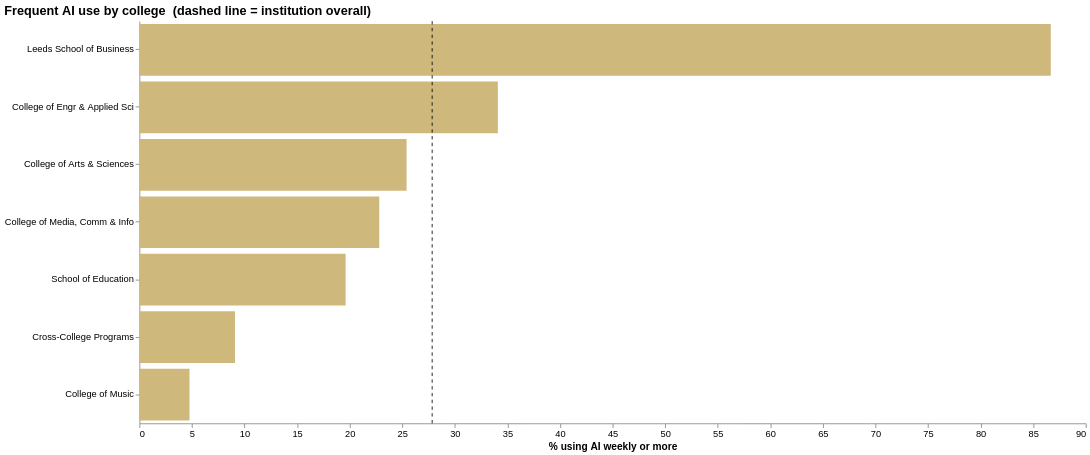

Notebook code cell kept with this figure:
### Code cell
# Frequent use (weekly or more) by college, against the institution baseline

by_college = (ai.assign(weekly=lambda d: d["GS1301_GSGAIDAY"].isin(weekly_levels))
              .groupby("COLLEGE_NAME1")["weekly"].mean().mul(100)
              .rename("Percent").reset_index())

institution = ai["GS1301_GSGAIDAY"].isin(weekly_levels).mean() * 100

bars = alt.Chart(by_college).mark_bar(color=CU_GOLD).encode(
    y=alt.Y("COLLEGE_NAME1:N", sort="-x", title=None),
    x=alt.X("Percent:Q", title="% using AI weekly or more"),
    tooltip=["COLLEGE_NAME1", alt.Tooltip("Percent:Q", format=".1f")])

baseline = alt.Chart(pd.DataFrame({"x": [institution]})).mark_rule(
    color=CU_BLACK, strokeDash=[4, 4]).encode(x="x:Q")

(bars + baseline).properties(width=1120, height=68 * len(by_college),
    title="Frequent AI use by college  (dashed line = institution overall)")

### Figure 1 — Vega-Lite specification as saved in the notebook (floating-point values rounded to 4 significant figures)
{"config": {"view": {"stroke": null}, "axis": {"grid": false, "labelColor": "#000000", "titleColor": "#000000", "labelFontSize": 11, "titleFontSize": 12, "labelLimit": 500}, "title": {"anchor": "start", "color": "#000000", "fontSize": 15}, "legend": {"labelFontSize": 11, "titleFontSize": 12}, "range": {"category": ["#CFB87C", "#565A5C", "#000000", "#9EA2A2", "#7A6F52"]}}, "layer": [{"data": {"name": "data-a0748df1e5248912e071f93059d5c100"}, "mark": {"type": "bar", "color": "#CFB87C"}, "encoding": {"tooltip": [{"field": "COLLEGE_NAME1", "type": "nominal"}, {"field": "Percent", "format": ".1f", "type": "quantitative"}], "x": {"field": "Percent", "title": "% using AI weekly or more", "type": "quantitative"}, "y": {"field": "COLLEGE_NAME1", "sort": "-x", "title": null, "type": "nominal"}}}, {"data": {"name": "data-8c7f39ff16cc5c02ee27b35ea8070dd3"}, "mark": {"type": "rule", "color": "#000000", "strokeDash": [4, 4]}, "encoding": {"x": {"field": "x", "type": "quantitative"}}}], "height": 476, "title": "Frequent AI use by college  (dashed line = institution overall)", "width": 1120, "$schema": "https://vega.github.io/schema/vega-lite/v6.4.1.json", "datasets": {"data-a0748df1e5248912e071f93059d5c100": [{"COLLEGE_NAME1": "College of Arts & Sciences", "Percent": 25.41}, {"COLLEGE_NAME1": "College of Engr & Applied Sci", "Percent": 34.09}, {"COLLEGE_NAME1": "College of Media, Comm & Info", "Percent": 22.81}, {"COLLEGE_NAME1": "College of Music", "Percent": 4.762}, {"COLLEGE_NAME1": "Cross-College Programs", "Percent": 9.091}, {"COLLEGE_NAME1": "Leeds School of Business", "Percent": 86.67}, {"COLLEGE_NAME1": "School of Education", "Percent": 19.61}], "data-8c7f39ff16cc5c02ee27b35ea8070dd3": [{"x": 27.84}]}}
